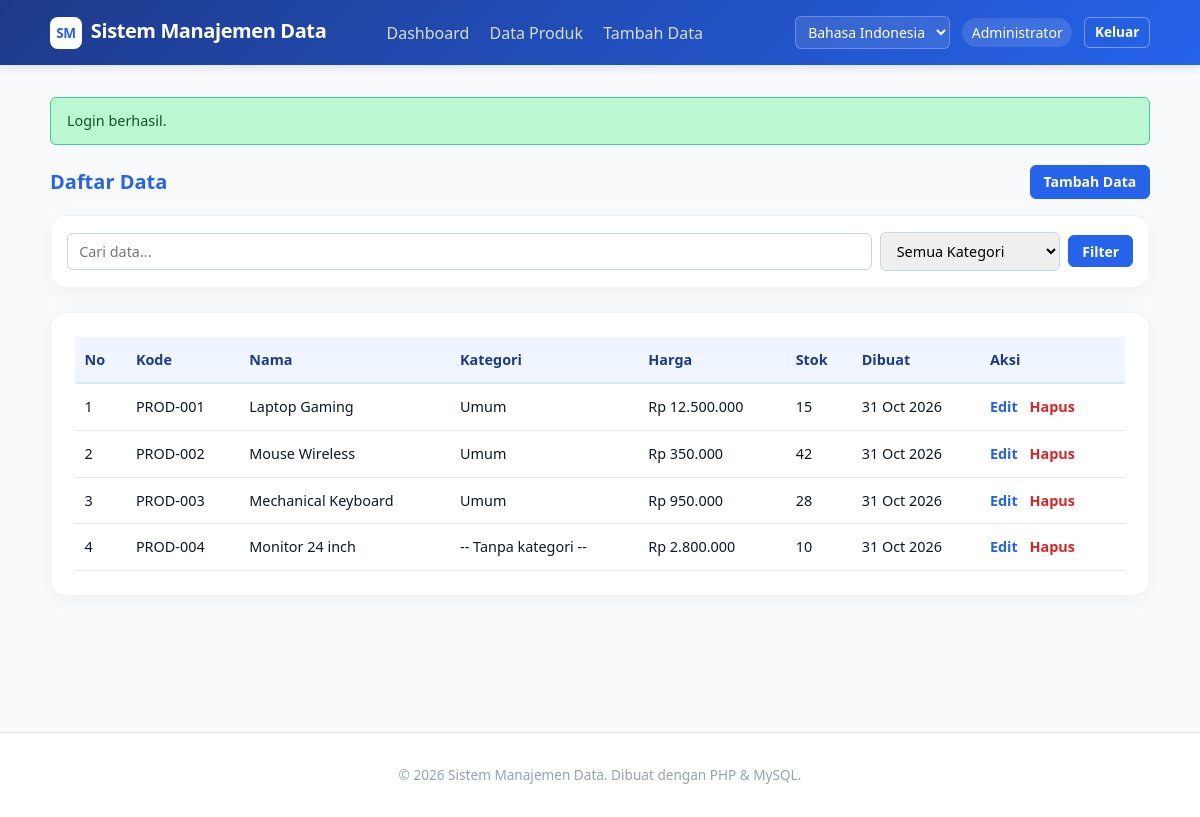
The app's page /data.php (signed in) with its own data.
### tables this page shows
CREATE TABLE IF NOT EXISTS `produk` (
    `id` INT UNSIGNED NOT NULL AUTO_INCREMENT PRIMARY KEY,
    `kode` VARCHAR(20) NOT NULL UNIQUE,
    `nama` VARCHAR(100) NOT NULL,
    `kategori_id` INT UNSIGNED DEFAULT NULL,
    `harga` DECIMAL(12,2) UNSIGNED NOT NULL DEFAULT '0.00',
    `stok` INT UNSIGNED NOT NULL DEFAULT '0',
    `deskripsi` TEXT,
    `created_at` DATETIME NOT NULL DEFAULT CURRENT_TIMESTAMP,
    `updated_at` DATETIME NULL DEFAULT NULL ON UPDATE CURRENT_TIMESTAMP,
    INDEX `fk_produk_kategori` (`kategori_id`),
    CONSTRAINT `fk_produk_kategori` FOREIGN KEY (`kategori_id`) REFERENCES `kategori` (`id`) ON DELETE SET NULL
);

CREATE TABLE IF NOT EXISTS `kategori` (
    `id` INT UNSIGNED NOT NULL AUTO_INCREMENT PRIMARY KEY,
    `nama` VARCHAR(50) NOT NULL,
    `deskripsi` TEXT,
    `created_at` DATETIME NOT NULL DEFAULT CURRENT_TIMESTAMP,
    UNIQUE KEY `uq_nama` (`nama`)
);

### includes/language.php (called while the page is built, shortened)
<?php
$current_lang = $_SESSION['lang'];
function t(string $key): string
{
    global $translations, $current_lang;
    $tr = $translations[$current_lang][$key] ?? $translations['id'][$key] ?? $key;
    return $tr;
}

### includes/auth.php (called while the page is built, shortened)
<?php
require_once __DIR__ . '/language.php';
require_once __DIR__ . '/../config/database.php';
function e($value): string
{
    return htmlspecialchars((string) $value, ENT_QUOTES, 'UTF-8');
}
function base_url(string $path = ''): string
{
    return BASE_URL . '/' . ltrim($path, '/');
}
function current_user(): ?array
{
    static $user = null;
    if ($user === null) {
        require_once __DIR__ . '/../config/database.php';
        $user = fetch_one('SELECT id, username, nama, role FROM users WHERE id = ?', [$_SESSION['user_id']]);
    }
    return $user;
}

### config/database.php (called while the page is built, shortened)
<?php
function db(): PDO
{
    static $pdo = null;
    if ($pdo === null) {
        $dsn = 'mysql:host=' . DB_HOST . ';port=' . DB_PORT
             . ';dbname=' . DB_NAME . ';charset=' . DB_CHARSET;
        try {
            $pdo = new PDO($dsn, DB_USER, DB_PASS, [
                PDO::ATTR_ERRMODE            => PDO::ERRMODE_EXCEPTION,
                PDO::ATTR_DEFAULT_FETCH_MODE => PDO::FETCH_ASSOC,
                PDO::ATTR_EMULATE_PREPARES   => false,
            ]);
        } catch (PDOException $e) {
            http_response_code(500);
            exit('Koneksi database gagal: ' . $e->getMessage());
        }
    }
    return $pdo;
}
function query(string $sql, array $params = []): PDOStatement
{
    $stmt = db()->prepare($sql);
    $stmt->execute($params);
    return $stmt;
}
function fetch_all(string $sql, array $params = []): array
{
    return query($sql, $params)->fetchAll();
}
function fetch_one(string $sql, array $params = []): ?array
{
    $row = query($sql, $params)->fetch();
    return $row === false ? null : $row;
}

### data.php (the view, shortened to what this page needs)
<?php
require_once __DIR__ . '/includes/auth.php';
require_once __DIR__ . '/config/database.php';
$page = max(1, (int)($_GET['page'] ?? 1));
$perPage = 10;
$search = trim($_GET['search'] ?? '');
$where = '1=1';
$params = [];
$total = (int) fetch_one("SELECT COUNT(*) AS c FROM produk p WHERE $where", $params)['c'];
$totalPages = max(1, (int)ceil($total / $perPage));
$page = min($page, $totalPages);
$offset = ($page - 1) * $perPage;
$produk = fetch_all(
    "SELECT p.*, k.nama AS kategori_nama FROM produk p LEFT JOIN kategori k ON p.kategori_id=k.id WHERE $where ORDER BY p.created_at DESC LIMIT ? OFFSET ?",
    array_merge($params, [$perPage, $offset])
);
require __DIR__ . '/includes/header.php';
?>
<div style="display:flex;justify-content:space-between;align-items:center;margin-bottom:1rem;flex-wrap:wrap;gap:.75rem">
    <h2 style="font-size:1.25rem;color:var(--primary)"><?= e(t('list_title')) ?></h2>
    <a href="<?= e(base_url('tambah.php')) ?>" class="btn btn-primary"><?= e(t('nav_add')) ?></a>
</div>
<form method="get" class="card" style="margin-bottom:1.5rem;padding:1rem">
    <div style="display:flex;gap:.5rem;flex-wrap:wrap;align-items:center">
        <div style="flex:1;min-width:200px">
            <input type="search" name="search" placeholder="<?= e(t('search')) ?>" value="<?= e($search) ?>" style="width:100%;padding:.5rem .7rem;border:1px solid #cbd5e1;border-radius:6px;font-size:.9rem">
        </div>
        <div style="min-width:180px">
            <select name="kategori" style="width:100%;padding:.5rem .7rem;border:1px solid #cbd5e1;border-radius:6px;font-size:.9rem">
                <option value=""><?= e(t('filter_kategori')) ?></option>
            </select>
        </div>
        <button type="submit" class="btn btn-primary"><?= e(t('filter')) ?></button>
    </div>
</form>
<div class="card" style="overflow-x:auto">
    <table class="table">
        <thead>
            <tr>
                <th><?= e(t('th_no')) ?></th>
                <th><?= e(t('th_kode')) ?></th>
                <th><?= e(t('th_nama')) ?></th>
                <th><?= e(t('th_kategori')) ?></th>
                <th><?= e(t('th_harga')) ?></th>
                <th><?= e(t('th_stok')) ?></th>
                <th><?= e(t('th_tanggal')) ?></th>
                <th><?= e(t('th_aksi')) ?></th>
            </tr>
        </thead>
        <tbody>
            <?php if ($produk): $i = $offset; foreach ($produk as $p): $i++; ?>
            <tr>
                <td><?= e($i) ?></td>
                <td><?= e($p['kode']) ?></td>
                <td><?= e($p['nama']) ?></td>
                <td><?= e($p['kategori_nama'] ?? t('no_kategori')) ?></td>
                <td>Rp <?= e(number_format($p['harga'], 0, ',', '.')) ?></td>
                <td><?= e(number_format($p['stok'], 0, '', '.')) ?></td>
                <td><?= e(date('d M Y', strtotime($p['created_at']))) ?></td>
                <td>
                    <a href="<?= e(base_url('edit.php?id=' . $p['id'])) ?>"><?= e(t('edit')) ?></a>
                    <a href="<?= e(base_url('hapus.php?id=' . $p['id'])) ?>" class="danger" onclick="return confirm('<?= e(t('confirm_delete')) ?>')"><?= e(t('delete')) ?></a>
                </td>
            </tr>
            <?php endforeach; else: ?>
            <tr><td colspan="8" style="text-align:center"><?= e(t('empty')) ?></td></tr>
            <?php endif; ?>
        </tbody>
    </table>
</div>
<?php require __DIR__ . '/includes/footer.php'; ?>

### assets/style.css (style rules this page uses)
:root { --primary:#2563eb;--danger:#dc2626;--bg:#f8fafc;--card:#fff;--text:#0f172a; }
* { margin:0;padding:0;box-sizing:border-box;font-family:system-ui,-apple-system,Segoe UI,Roboto,'Helvetica Neue',sans-serif }
html { scroll-behavior:smooth }
body { background:var(--bg);color:var(--text);line-height:1.5 }
.btn { display:inline-block;padding:.35rem .8rem;border-radius:6px;text-decoration:none;font-weight:600;font-size:.875rem;border:1px solid transparent;cursor:pointer }
.btn-primary { background:var(--primary);color:#fff;border-color:var(--primary) }
.card { background:var(--card);border-radius:1rem;padding:1.5rem;box-shadow:0 4px 20px rgba(0,0,0,.04);border:1px solid rgba(0,0,0,.05);margin-bottom:1.5rem }
.table { width:100%;border-collapse:collapse;font-size:.9rem }
.table th { background:#eff6ff;text-align:left;padding:.75rem .6rem;color:#1e3a8a;font-weight:700;border-bottom:2px solid #dbeafe }
.table td { padding:.75rem .6rem;border-bottom:1px solid #e2e8f0 }
.table a { color:var(--primary);font-weight:600;text-decoration:none;margin-right:.5rem }
.table a.danger { color:var(--danger) }

### records on screen
produk: kode "PROD-001", nama "Laptop Gaming", kategori.nama "Umum", harga "12.500.000", stok "15", created_at "31 Oct 2026"
produk: kode "PROD-002", nama "Mouse Wireless", kategori.nama "Umum", harga "350.000", stok "42", created_at "31 Oct 2026"
produk: kode "PROD-003", nama "Mechanical Keyboard", kategori.nama "Umum", harga "950.000", stok "28", created_at "31 Oct 2026"
produk: kode "PROD-004", nama "Monitor 24 inch", kategori_nama "-- Tanpa kategori --", harga "2.800.000", stok "10", created_at "31 Oct 2026"

### other values on screen
t('app_title') "Sistem Manajemen Data"
t('nav_dashboard') "Dashboard"
t('nav_data') "Data Produk"
t('nav_add') "Tambah Data"
$_SESSION['nama'] "Administrator"
t('nav_logout') "Keluar"
$msg "Login berhasil."
t('list_title') "Daftar Data"
t('filter') "Filter"
t('th_no') "No"
t('th_kode') "Kode"
t('th_nama') "Nama"
t('th_kategori') "Kategori"
t('th_harga') "Harga"
t('th_stok') "Stok"
